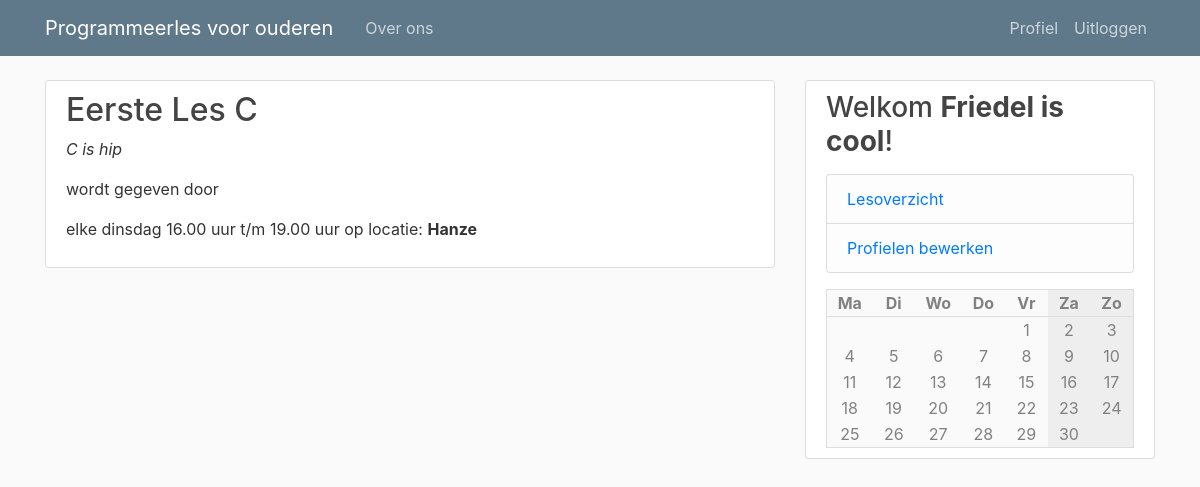
Screenshot of / (signed in) with the database file from the repository.
### pgmles/models.py (models this page shows, shortened)
class Course(db.Model):
    id = db.Column(db.Integer, primary_key=True)
    name = db.Column(db.String(100), nullable=False)
    description = db.Column(db.Text, nullable=False)
    teacher_id = db.Column(db.Integer, db.ForeignKey('user.id'), nullable=False)
    weekday = db.Column(db.Integer, nullable=False)
    start = db.Column(db.String(10), nullable=False, default=datetime.utcnow)
    end = db.Column(db.String(10), nullable=False, default=datetime.utcnow)
    location = db.Column(db.String(120), nullable=False)

class User(db.Model, UserMixin):
    id = db.Column(db.Integer, primary_key=True)
    type = db.Column(db.String(6), nullable=False, default="client")
    username = db.Column(db.String(20), unique=True, nullable=False)
    email = db.Column(db.String(120), unique=True, nullable=False)
    image_file = db.Column(db.String(20), nullable=False, default='default.jpg')
    password = db.Column(db.String(60), nullable=False)

### pgmles/routes.py (the view)
@app.route("/")
def index():
    courses = Course.query.all()
    subscriptions = []
    teachers = User.query.filter_by(type='teacher')
    if current_user.is_authenticated:
        subscriptions = [ cm.course_id for cm in CourseMember.query.filter_by(user_id=current_user.id) ]
    return render_template('index.html', calendar=make_calendar(), courses=courses, subs=subscriptions, teachers=teachers)

### pgmles/models.py (called while the page is built)
@login_manager.user_loader
def load_user(user_id):
    return User.query.get(int(user_id))

### pgmles/routes.py (called while the page is built)
def make_calendar():
    weekdays = list(enumerate(['Ma', 'Di', 'Wo', 'Do', 'Vr', 'Za', 'Zo']))
    courses = [ None, None, None, None, None, None, None ]
    if current_user.is_authenticated:
        subscriptions = [ cm.course_id for cm in CourseMember.query.filter_by(user_id=current_user.id) ]
        courses = [ ' +\n'.join([ c.name for c in Course.query.filter_by(weekday=i) if c.id in subscriptions ]) for i in range(7) ]
    today = datetime.today()
    m = Month()
    rows = []
    for days in m.monthdayscalendar(today.year, today.month):
        rows.append([ (i, d, courses[i]) for i, d in enumerate(days) ])
    return { 'weekdays': weekdays, 'rows': rows }

### pgmles/templates/index.html (shortened to what this page needs)
{% extends "layout.html" %}
{% block content %}
    {% for course in courses %}
        <article class="media content-section">
          <div class="media-body">
            <h2><a class="article-title" href="{{url_for('course', course_id=course.id)}}">
              {{ course.name }}
            </a></h2>
            <p><i>{{ course.description }}</i></p>
            <p>wordt gegeven door {% for teacher in teachers if teacher.id == course.teacher_id %}{{ teacher.username  }},{% endfor %}</p>
            <p>elke {{ ['maandag', 'dinsdag', 'woensdag', 'donderdag', 'vrijdag', 'zaterdag', 'zondag'][course.weekday] }} {{ course.start }} uur t/m {{ course.end }} uur op locatie: <b>{{ course.location }}</b></p>
          </div>
        </article>
    {% endfor %}
{% endblock content %}

### pgmles/templates/layout.html (shortened to what this page needs)
<!DOCTYPE html>
<html>
<head>
    <link rel="stylesheet" href="https://maxcdn.bootstrapcdn.com/bootstrap/4.0.0/css/bootstrap.min.css">
    <link rel="stylesheet" type="text/css" href="{{ url_for('static', filename='main.css') }}">
</head>
<body>
    <header class="site-header">
      <nav class="navbar navbar-expand-md navbar-dark bg-steel fixed-top">
        <div class="container">
          <a class="navbar-brand mr-4" href="/">Programmeerles voor ouderen</a>
          <div class="collapse navbar-collapse" id="navbarToggle">
            <div class="navbar-nav mr-auto">
              <a class="nav-item nav-link" href="/about">Over ons</a>
            </div>
            <div class="navbar-nav">
              {% if current_user.is_authenticated %}
                <a class="nav-item nav-link" href="{{ url_for('account') }}">Profiel</a>
                <a class="nav-item nav-link" href="{{ url_for('logout') }}">Uitloggen</a>
              {% else %}
                <a class="nav-item nav-link" href="{{ url_for('login') }}">Inloggen</a>
                <a class="nav-item nav-link" href="{{ url_for('register') }}">Registeren</a>
              {% endif %}
            </div>
          </div>
        </div>
      </nav>
    </header>
    <main role="main" class="container">
      <div class="row">
        <div class="col-md-8">
          {% block content %}{% endblock %}
        </div>
        <div class="col-md-4">
          <div class="content-section">
            <h3>Welkom <b>{{ current_user.username if current_user.is_authenticated else 'gast' }}</b>!</h3>
            {% if current_user.type == 'teacher' or current_user.type == 'admin' %}
            <p class='text-muted'>
              <ul class="list-group">
                <li class="list-group-item list-group-item-light"><a href="{{ url_for('course_overview') }}">Lesoverzicht</a></li>
                {% if current_user.type == 'admin' %}
                <li class="list-group-item list-group-item-light"><a href="{{ url_for('admin') }}">Profielen bewerken</a></li>
                {% endif %}
              </ul>
            </p>
            {% endif %}
            <table class='calendar'>
              <tr>
                {% for d, day in calendar['weekdays'] %}
                  <th class="{{ 'weekend' if d >= 5 }}">{{ day }}</th>
                {% endfor %}
              </tr>
              {% for row in calendar['rows'] %}
                <tr>
                  {% for d, day, course in row %}
                      <td class="{{ 'weekend' if d >= 5 }} {{ 'course' if course and day }}">
                        {{ day if day }}
                      </td>
                  {% endfor %}
                </tr>
             {% endfor %}
            </table>
          </div>
        </div>
      </div>
    </main>
</body>
</html>

### pgmles/static/main.css (style rules this page uses)
body { background: #fafafa; color: #333333; margin-top: 5rem; }
h1, h2, h3, h4, h5, h6 { color: #444444; }
.bg-steel { background-color: #5f788a; }
.site-header .navbar-nav .nav-link { color: #cbd5db; }
.content-section { background: #ffffff; padding: 10px 20px; border: 1px solid #dddddd; border-radius: 3px; margin-bottom: 20px; }
.article-title { color: #444444; }
.calendar { background-color: #fafafa; width: 100%; color: #818182; border: #dddddd solid 1px; }
.calendar .weekend { background-color: #eee; }
.calendar th { border-bottom: #ddd solid 1px; }
.calendar th, td { text-align: center; width: 100px; position: relative; }

### rows the page displays
Course: name "Eerste Les C", description "C is hip", weekday "dinsdag", start "16.00", end "19.00", location "Hanze"
User: username "Friedel is cool"

### other values shown
{{ day }} "Ma" "Di" "Wo" "Do" "Vr" "Za" "Zo"
{{ day if day }} "1" "2" "3" "4" "5" "6" "7" "8" "9" "10" "11" "12" "13" "14" "15" "16" "17" "18" "19" "20" "21" "22" "23" "24" "25" "26" "27" "28" "29" "30"
